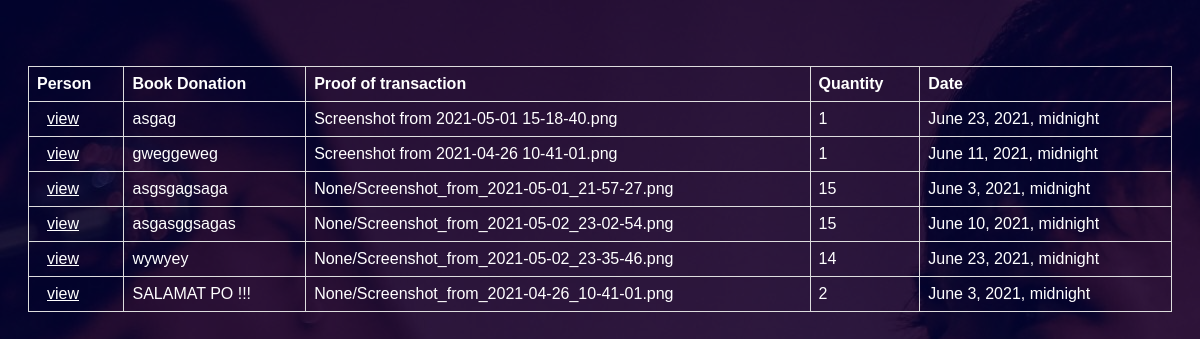
Page /Titikvideo on the earlier database version.
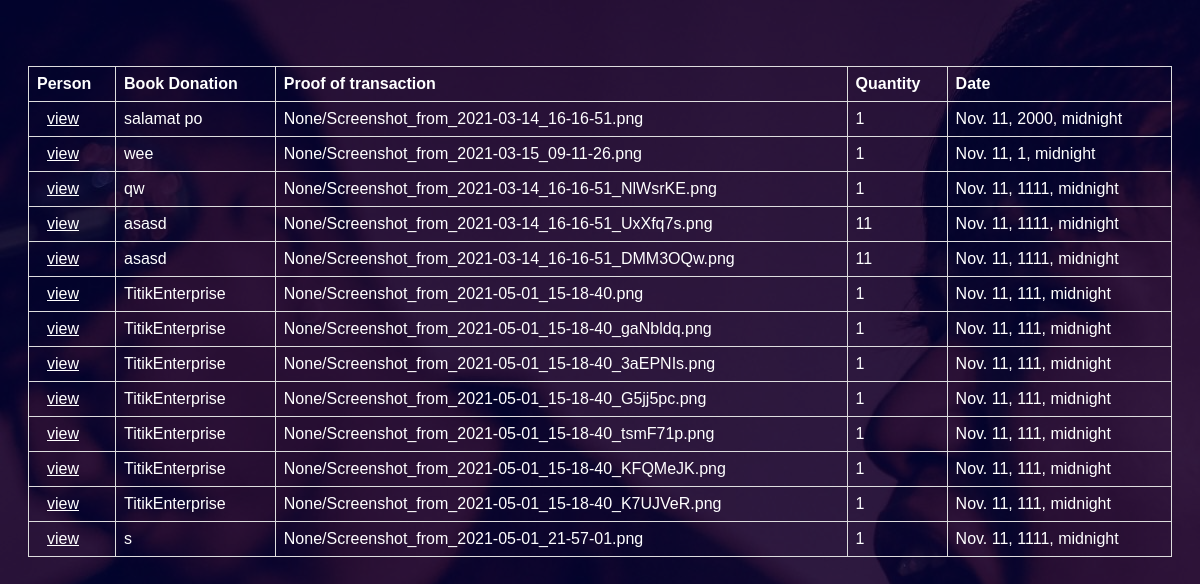
Same page on the later database version.
### TitikPoetryApp/models.py (models this page shows)
class ProjectSigya(models.Model):
	RecId = models.ForeignKey(Recruit, null=True, on_delete= models.SET_NULL)
	messagebox = models.TextField(default="")
	book_donation = models.ImageField(upload_to=None, height_field=None, width_field=None, max_length=100)
	integer = models.IntegerField(null=True)
	date1 = models.DateTimeField()

### TitikPoetryApp/views.py (the view)
# urls.py: path('Titikvideo', views.Titikvideo, name="Titikvideo"),
def Titikvideo(request):
	jenjie=Recruit.objects.all()
	redem=Tula.objects.all()
	lawrence=ProjectSigya.objects.all()
	context ={'jenjie':jenjie,'redem':redem, 'lawrence':lawrence}
	return render(request, 'Titikvideo.html', context)

### TitikPoetryApp/templates/Titikvideo.html (shortened to what this page needs)
{% extends 'base.html' %}
{% block content %}
{% load static %}
<br>
<br>
<br>
	<table style="width: 100%" class="table table-sm">
				<tr>
					<th>Person</th>
					<th>Book Donation</th>
					<th>Proof of transaction</th>
					<th>Quantity</th>
					<th>Date</th>
				</tr>
				{% for pinong in lawrence%}
					<tr>
						<td><a href="{% url 'person' pinong.id %}">view</td>
						<td>{{ pinong.messagebox }}</td>
						<td>{{ pinong.book_donation }}</td>
						<td>{{ pinong.integer }}</td>
						<td>{{ pinong.date1 }}</td>
					</tr>
				{% endfor %}
			</table>
{% endblock %}

### TitikPoetryApp/templates/base.html (shortened to what this page needs)
{% load static %}
<!DOCTYPE html>
<html>
<head>
</head>
<body>
            {% block content %}
            {% endblock %}
    </body>
</html>

Differences in the rows shown:
removed ProjectSigya: messagebox "asgsgagsaga", book_donation "None/Screenshot_from_2021-05-01_21-57-27.png", integer "15", date1 "June 3, 2021, midnight"
removed ProjectSigya: messagebox "wywyey", book_donation "None/Screenshot_from_2021-05-02_23-35-46.png", integer "14", date1 "June 23, 2021, midnight"
removed ProjectSigya: messagebox "SALAMAT PO !!!", book_donation "None/Screenshot_from_2021-04-26_10-41-01.png", integer "2", date1 "June 3, 2021, midnight"
changed ProjectSigya: messagebox "asgag" → "salamat po"; book_donation "Screenshot from 2021-05-01 15-18-40.png" → "None/Screenshot_from_2021-03-14_16-16-51.png"; date1 "June 23, 2021, midnight" → "Nov. 11, 2000, midnight"
changed ProjectSigya: messagebox "gweggeweg" → "wee"; book_donation "Screenshot from 2021-04-26 10-41-01.png" → "None/Screenshot_from_2021-03-15_09-11-26.png"; date1 "June 11, 2021, midnight" → "Nov. 11, 1, midnight"
added ProjectSigya: messagebox "qw", book_donation "None/Screenshot_from_2021-03-14_16-16-51_NlWsrKE.png", integer "1", date1 "Nov. 11, 1111, midnight"
changed ProjectSigya: messagebox "asgasggsagas" → "asasd"; book_donation "None/Screenshot_from_2021-05-02_23-02-54.png" → "None/Screenshot_from_2021-03-14_16-16-51_UxXfq7s.png"; integer "15" → "11"; date1 "June 10, 2021, midnight" → "Nov. 11, 1111, midnight"
added ProjectSigya: messagebox "asasd", book_donation "None/Screenshot_from_2021-03-14_16-16-51_DMM3OQw.png", integer "11", date1 "Nov. 11, 1111, midnight"
added ProjectSigya: messagebox "TitikEnterprise", book_donation "None/Screenshot_from_2021-05-01_15-18-40.png", integer "1", date1 "Nov. 11, 111, midnight"
added ProjectSigya: messagebox "TitikEnterprise", book_donation "None/Screenshot_from_2021-05-01_15-18-40_gaNbldq.png", integer "1", date1 "Nov. 11, 111, midnight"
added ProjectSigya: messagebox "TitikEnterprise", book_donation "None/Screenshot_from_2021-05-01_15-18-40_3aEPNIs.png", integer "1", date1 "Nov. 11, 111, midnight"
added ProjectSigya: messagebox "TitikEnterprise", book_donation "None/Screenshot_from_2021-05-01_15-18-40_G5jj5pc.png", integer "1", date1 "Nov. 11, 111, midnight"
added ProjectSigya: messagebox "TitikEnterprise", book_donation "None/Screenshot_from_2021-05-01_15-18-40_tsmF71p.png", integer "1", date1 "Nov. 11, 111, midnight"
added ProjectSigya: messagebox "TitikEnterprise", book_donation "None/Screenshot_from_2021-05-01_15-18-40_KFQMeJK.png", integer "1", date1 "Nov. 11, 111, midnight"
added ProjectSigya: messagebox "TitikEnterprise", book_donation "None/Screenshot_from_2021-05-01_15-18-40_K7UJVeR.png", integer "1", date1 "Nov. 11, 111, midnight"
added ProjectSigya: messagebox "s", book_donation "None/Screenshot_from_2021-05-01_21-57-01.png", integer "1", date1 "Nov. 11, 1111, midnight"
